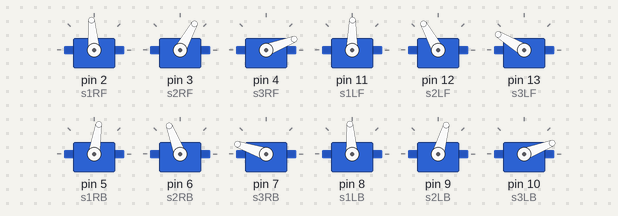
Simulated run of this sketch. Board: Arduino Uno, built with avr-gcc and run on an emulated ATmega328P. Shown: 12 × servo.

Above: at 0.15 s.
At 0.35 s:
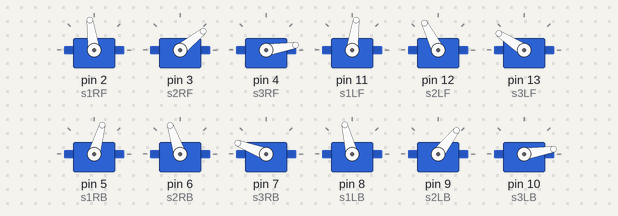
At 0.6 s:
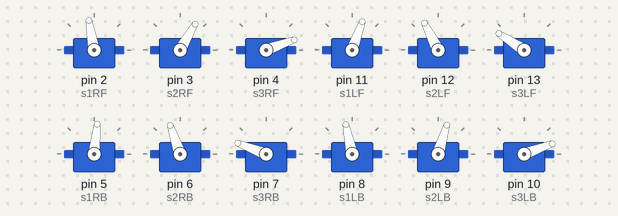
At 0.7 s:
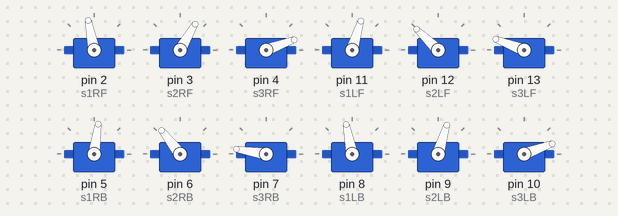
At 0.85 s:
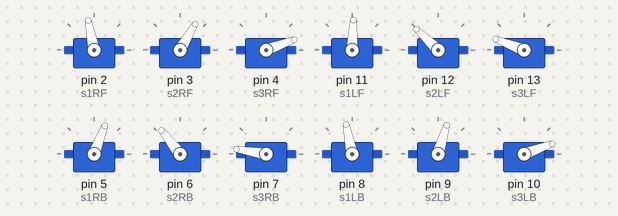
At 1.1 s:
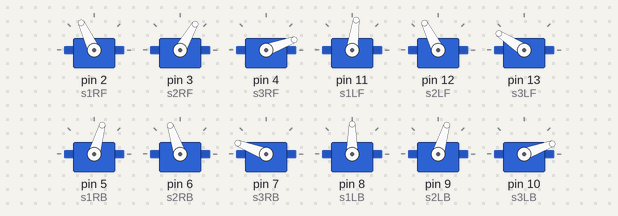
Timing chart, 0 to 3.1 s (numbered marks = the images above):
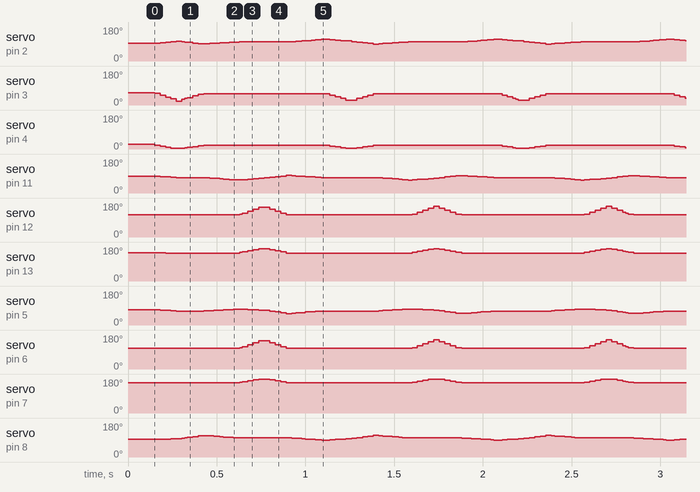

The sketch:

quadRobotIK.ino
```cpp
#include <Servo.h>
/*
  ////////////////////////////////////////////////// calibrations ////////////////////////////////////////////////////////////
  - dist1= 3.7 cm //coxa
  - dist2= 5.9 cm //Femur
  - dist3= 9.45 cm //tibia

joint limits:
  a1LF -> xº + 45                a1RF -> 138 - xº
  a2LF ->                        a2RF -> 185 - xº
  a3LF -> 210 - xº               a3RF -> xº - 37

  a1LB -> 144 - xº               a1RB -> xº + 37
  a2LB -> 198 - xº               a2RB -> xº - 8
  a3LB -> xº - 33                a3RB -> 222 - xº

  x & z -> max = 19
  x & z -> min = 7
  y -> max = 14
  y -> min = 2.5
*///////////////////////////////////////////////////////////////////////////////////////////////////////////////////////////////////////////////
Servo s1RF;	Servo s2RF;	Servo s3RF;
Servo s1LF;	Servo s2LF;	Servo s3LF;
Servo s1RB;	Servo s2RB;	Servo s3RB;
Servo s1LB;	Servo s2LB;	Servo s3LB;
////////////////////////////////////////////////////////////
double RFx, RFy, RFz;
double LFx, LFy, LFz;
double RBx, RBy, RBz;
double LBx, LBy, LBz;
////////////////////////////////////////////////////////////
double dist1 = 3.7;

void setup() {

  s1RF.attach(2);	  s2RF.attach(3);		s3RF.attach(4);
  s1LF.attach(11);	s2LF.attach(12); 	s3LF.attach(13);
  s1RB.attach(5);	  s2RB.attach(6);		s3RB.attach(7);
  s1LB.attach(8); 	s2LB.attach(9);		s3LB.attach(10);
  ////////////////////////////////////////////////////////////
  RFx = 9;
  RFy = 6.5;
  RFz = 9;

  LFx = 9;
  LFy = 6.5;
  LFz = 9;

  RBx = 9;
  RBy = 6.5;
  RBz = 9;

  LBx = 9;
  LBy = 6.5;
  LBz = 9;
  movLegs(RFx, RFy, RFz, RBx, RBy, RBz, LFx, LFy, LFz, LBx, LBy, LBz, 10, 10);
}

////////////////////////////////////////////////////////////

void loop() {
  walk2(6, 3, 9, 11);
  delay(10);
}


//functions to move the robot
void sit(int div, int time) {
  movLegs(12, 1, 12, 12, 1, 12, 15, 0.5, 15, 15, 0.5, 15, div, time);
}

void wakeup(int div, int time) {
  movLegs(9, 6.5, 9, 9, 6.5, 9, 9, 6.5, 9, 9, 6.5, 9, div, time);
}

void walk2(double d, double u, int div, int time) {
  //movLegs(RFx,RFy,RFz, RBx,RBy,RBz, LFx,LFy,LFz,      LBx,LBy,LBz,div,time);
  movLegs(9, u, 6,      9, d + 0.75, 7,      9, d + 0.75, 7,      9, u, 8, div, time);        //2
  movLegs(9, d, 10,     9, d + 0.75, 7,      9, d + 0.75, 7,      9, d, 4, div, time);        //3
  movLegs(9, d, 7,      9, d + 0.75, 10,     9, d + 0.75, 4,      9, d, 7, (div * 1.3), (time * 1.3)); //4
  movLegs(9, d, 7,      9, u, 8,           9, u, 6,           9, d, 7, div, time);            //5
  movLegs(9, d, 7,      9, d + 0.75, 4,      9, d + 0.75, 10,     9, d, 7, div, time);        //6
  movLegs(9, d, 4,      9, d + 0.75, 7,      9, d + 0.75, 7,      9, d, 10, (div * 1.3), (time * 1.3)); //7
}

void walk(char dir, int div, int time) {
  moveAll(1.5, 0, 0, div, time);

  movLegRB(RBx, 2.5, RBz, div, time);
  movLegRB(11, 2.5, 3, div, time);
  movLegRB(RBx, 6.5 + 0.75, RBz, div, time);

  movLegRF(RFx, 1, RFz, div, time);
  movLegRF(11, 1, 11, div, time);
  movLegRF(RFx, 6.5, RFz, div, time);

  moveAll(-3, 0, 4, div, time);

  movLegLB(LBx, 2.5, LBz, div, time);
  movLegLB(11, 2.5, 3, div, time);
  movLegLB(LBx, 6.5, LBz, div, time);

  movLegLF(LFx, 2.5, LFz, div, time);
  movLegLF(11, 2.5, 11, div, time);
  movLegLF(LFx, 6.5 + 0.75, LFz, div, time);

  moveAll(1.5, 0, 4, div, time);

}

////////////////////////////////////////////////////////////////////////////////////////////////////////////////////////
//functions to move the servos
////////////////////////////////////////////////////////////////////////////////////////////////////////////////////////

//update all legs position
void movLegs(double x1, double y1, double z1, double x2, double y2, double z2, double x3, double y3, double z3, double x4, double y4, double z4, int div, int time) {
  double subx1 = (x1 - RFx) / div;
  double suby1 = (y1 - RFy) / div;
  double subz1 = (z1 - RFz) / div;
  double subx2 = (x2 - RBx) / div;
  double suby2 = (y2 - RBy) / div;
  double subz2 = (z2 - RBz) / div;
  double subx3 = (x3 - LFx) / div;
  double suby3 = (y3 - LFy) / div;
  double subz3 = (z3 - LFz) / div;
  double subx4 = (x4 - LBx) / div;
  double suby4 = (y4 - LBy) / div;
  double subz4 = (z4 - LBz) / div;

  for (int i = 0; i < div; i++) {
    RFx += subx1;
    RFy += suby1;
    RFz += subz1;
    RBx += subx2;
    RBy += suby2;
    RBz += subz2;
    LFx += subx3;
    LFy += suby3;
    LFz += subz3;
    LBx += subx4;
    LBy += suby4;
    LBz += subz4;
    s1RF.write(138 - ang1(RFx, RFy, RFz) );
    s2RF.write(185 - ang2(RFx, RFy, RFz) );

    double sca31 = ang3(RFx, RFy, RFz) - 37;
    if (sca31 > 4) {
      s3RF.write(sca31);
    } else {
      s3RF.write(5);
    }
    s1LF.write(ang1(LFx, LFy, LFz) + 45 );
    s2LF.write(ang2(LFx, LFy, LFz) );

    double sca33 = 210 - ang3(LFx, LFy, LFz);
    if (sca33 < 171) {
      s3LF.write(sca33);
    } else {
      s3LF.write(170);
    }
    s1RB.write(ang1(RBx, RBy, RBz) + 37 );
    s2RB.write(ang2(RBx, RBy, RBz) - 8 );

    double sca32 = 222 - ang3(RBx, RBy, RBz);
    if (sca32 < 180) {
      s3RB.write(sca32);
    } else {
      s3RB.write(180);
    }
    s1LB.write(138 - ang1(LBx, LBy, LBz) );
    s2LB.write(198 - ang2(LBx, LBy, LBz) );

    double sca34 = ang3(LBx, LBy, LBz) - 37;
    if (sca34 > 10) {
      s3LB.write(sca34);
    } else {
      s3LB.write(9);
    }
    delay(time);
  }
}

//updates for a single leg
void movLegRF(double x, double y, double z, int div, int time) {
  double subx = (x - RFx) / div;
  double suby = (y - RFy) / div;
  double subz = (z - RFz) / div;
  for (int i = 0; i < div; i++) {
    RFx += subx;
    RFy += suby;
    RFz += subz;
    s1RF.write(138 - ang1(RFx, RFy, RFz) );
    s2RF.write(185 - ang2(RFx, RFy, RFz) );

    double sca3 = ang3(RFx, RFy, RFz) - 37;
    if (sca3 > 4) {
      s3RF.write(sca3);
    } else {
      s3RF.write(5);
    }
    delay(time);
  }
}

void movLegLF(double x, double y, double z, int div, int time) {
  double subx = (x - LFx) / div;
  double suby = (y - LFy) / div;
  double subz = (z - LFz) / div;
  for (int i = 0; i < div; i++) {
    LFx += subx;
    LFy += suby;
    LFz += subz;
    s1LF.write(ang1(LFx, LFy, LFz) + 45 );
    s2LF.write(ang2(LFx, LFy, LFz) );

    double sca3 = 210 - ang3(LFx, LFy, LFz);
    if (sca3 < 171) {
      s3LF.write(sca3);
    } else {
      s3LF.write(170);
    }
    delay(time);
  }
}

void movLegRB(double x, double y, double z, int div, int time) {
  double subx = (x - RBx) / div;
  double suby = (y - RBy) / div;
  double subz = (z - RBz) / div;
  for (int i = 0; i < div; i++) {
    RBx += subx;
    RBy += suby;
    RBz += subz;
    s1RB.write(ang1(RBx, RBy, RBz) + 37 );
    s2RB.write(ang2(RBx, RBy, RBz) - 8 );

    double sca3 = 222 - ang3(RBx, RBy, RBz);
    if (sca3 < 180) {
      s3RB.write(sca3);
    } else {
      s3RB.write(180);
    }
    delay(time);
  }
}

void movLegLB(double x, double y, double z, int div, int time) {
  double subx = (x - LBx) / div;
  double suby = (y - LBy) / div;
  double subz = (z - LBz) / div;
  for (int i = 0; i < div; i++) {
    LBx += subx;
    LBy += suby;
    LBz += subz;
    s1LB.write(138 - ang1(LBx, LBy, LBz) );
    s2LB.write(198 - ang2(LBx, LBy, LBz) );

    double sca3 = ang3(LBx, LBy, LBz) - 37;
    if (sca3 > 10) {
      s3LB.write(sca3);
    } else {
      s3LB.write(9);
    }
    delay(time);
  }
}

//move the body
void moveAll(double x, double y, double z, int div, int time) {
  double subx = x / div;
  double suby = y / div;
  double subz = z / div;

  for (int i = 0; i < div; i++) {
    RFx += subx;
    RFy += suby;
    RFz -= subz;

    LFx -= subx;
    LFy += suby;
    LFz -= subz;

    RBx += subx;
    RBy += suby;
    RBz += subz;

    LBx -= subx;
    LBy += suby;
    LBz += subz;

    s1RF.write(138 - ang1(RFx, RFy, RFz) );
    s2RF.write(180 - ang2(RFx, RFy, RFz) );
    s3RF.write(ang3(RFx, RFy, RFz) - 37);

    s1LF.write(ang1(LFx, LFy, LFz) + 45 );
    s2LF.write(ang2(LFx, LFy, LFz) );
    s3LF.write(201 - ang3(LFx, LFy, LFz));

    s1RB.write(ang1(RBx, RBy, RBz) + 37 );
    s2RB.write(ang2(RBx, RBy, RBz) - 3 );
    s3RB.write(222 - ang3(RBx, RBy, RBz) );

    s1LB.write(138 - ang1(LBx, LBy, LBz) );
    s2LB.write(180 - ang2(LBx, LBy, LBz) );
    s3LB.write(ang3(LBx, LBy, LBz) - 37);
    delay(time);
  }
}

////////////////////////////////////////////////////////////////////////////////////////////////////////////////////////
//function to calculate the angles of the servos (IK)
////////////////////////////////////////////////////////////////////////////////////////////////////////////////////////
int ang1(double x, double y, double z) {
  double a1 = atan2(z, x); //gamma
  return (a1 * 57.3); // convert from rad to deg and return the result
}
int ang2(double x, double y, double z) {
  double hip = sqrt( pow(y, 2) + pow((x - dist1), 2)); //L
  double al1 = acos(y / hip);                        //alpha_1
  double al2 = acos( (54.5 - pow(hip, 2)) / (-11.8 * hip)); //alpha_2
  double a2 = al1 + al2; //alpha
  return (a2 * 57.3);
}
int ang3(double x, double y, double z) {
  double hip = sqrt( pow(y, 2) + pow((x - dist1), 2));
  double a3 = acos( (pow(hip, 2) - 124.1) / (-111.5)); //beta
  return (a3 * 57.3);
}
////////////////////////////////////////////////////////////////////////////////////////////////////////////////////////
```
